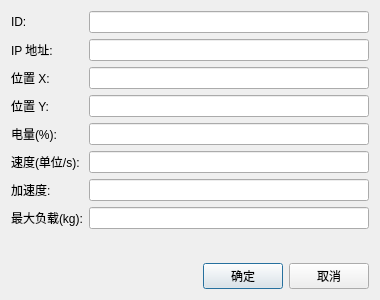
<?xml version="1.0" encoding="UTF-8"?>
<ui version="4.0">
 <class>RobotDialog</class>
 <widget class="QDialog" name="RobotDialog">
  <property name="geometry">
   <rect>
    <x>0</x>
    <y>0</y>
    <width>380</width>
    <height>300</height>
   </rect>
  </property>
  <property name="windowTitle">
   <string>机器人</string>
  </property>
  <layout class="QVBoxLayout" name="verticalLayout">
   <item>
    <layout class="QFormLayout" name="formLayout">
     <item row="0" column="0">
      <widget class="QLabel" name="labelId">
       <property name="text">
        <string>ID:</string>
       </property>
      </widget>
     </item>
     <item row="0" column="1">
      <widget class="QLineEdit" name="editRobotId"/>
     </item>
     <item row="1" column="0">
      <widget class="QLabel" name="labelIp">
       <property name="text">
        <string>IP 地址:</string>
       </property>
      </widget>
     </item>
     <item row="1" column="1">
      <widget class="QLineEdit" name="editIp"/>
     </item>
     <item row="2" column="0">
      <widget class="QLabel" name="labelX">
       <property name="text">
        <string>位置 X:</string>
       </property>
      </widget>
     </item>
     <item row="2" column="1">
      <widget class="QLineEdit" name="editX"/>
     </item>
     <item row="3" column="0">
      <widget class="QLabel" name="labelY">
       <property name="text">
        <string>位置 Y:</string>
       </property>
      </widget>
     </item>
     <item row="3" column="1">
      <widget class="QLineEdit" name="editY"/>
     </item>
     <item row="4" column="0">
      <widget class="QLabel" name="labelBattery">
       <property name="text">
        <string>电量(%):</string>
       </property>
      </widget>
     </item>
     <item row="4" column="1">
      <widget class="QLineEdit" name="editBattery"/>
     </item>
     <item row="5" column="0">
      <widget class="QLabel" name="labelSpeed">
       <property name="text">
        <string>速度(单位/s):</string>
       </property>
      </widget>
     </item>
     <item row="5" column="1">
      <widget class="QLineEdit" name="editSpeed"/>
     </item>
     <item row="6" column="0">
      <widget class="QLabel" name="labelAccel">
       <property name="text">
        <string>加速度:</string>
       </property>
      </widget>
     </item>
     <item row="6" column="1">
      <widget class="QLineEdit" name="editAccel"/>
     </item>
     <item row="7" column="0">
      <widget class="QLabel" name="labelMaxLoad">
       <property name="text">
        <string>最大负载(kg):</string>
       </property>
      </widget>
     </item>
     <item row="7" column="1">
      <widget class="QLineEdit" name="editMaxLoad"/>
     </item>
    </layout>
   </item>
   <item>
    <spacer name="spacer">
     <property name="orientation">
      <enum>Qt::Vertical</enum>
     </property>
     <property name="sizeHint" stdset="0">
      <size>
       <width>20</width>
       <height>20</height>
      </size>
     </property>
    </spacer>
   </item>
   <item>
    <layout class="QHBoxLayout" name="buttonLayout">
     <item>
      <spacer name="spacerLeft">
       <property name="orientation">
        <enum>Qt::Horizontal</enum>
       </property>
       <property name="sizeHint" stdset="0">
        <size>
         <width>40</width>
         <height>20</height>
        </size>
       </property>
      </spacer>
     </item>
     <item>
      <widget class="QPushButton" name="btnOk">
       <property name="text">
        <string>确定</string>
       </property>
      </widget>
     </item>
     <item>
      <widget class="QPushButton" name="btnCancel">
       <property name="text">
        <string>取消</string>
       </property>
      </widget>
     </item>
    </layout>
   </item>
  </layout>
 </widget>
 <resources/>
 <connections/>
</ui>
